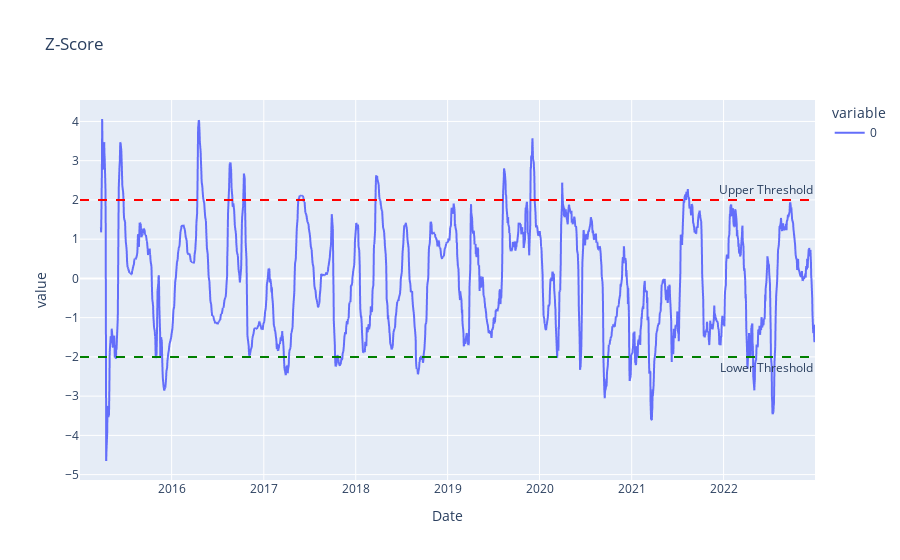

Notebook source saved alongside this figure:
### Code cell
z_score = (rolling_residuals - rolling_residuals.rolling(lookback).mean())/rolling_residuals.rolling(lookback).std()
fig = px.line(z_score, title = "Z-Score")
fig.add_hline(y=k, line_dash="dash", line_color="red", annotation_text="Upper Threshold", annotation_position="top right")
fig.add_hline(y=-k, line_dash="dash", line_color="green", annotation_text="Lower Threshold", annotation_position="bottom right")
fig.show()

### Figure 1 — Plotly figure (JSON) as saved in the notebook; plotly's stock layout.template omitted (floating-point values rounded to 4 significant figures; data arrays with more than 128 entries replaced by an {"elided": "..."} marker saying what was removed)
{"data": [{"hovertemplate": "variable=0<br>Date=%{x}<br>value=%{y}<extra></extra>", "legendgroup": "0", "line": {"color": "#636efa", "dash": "solid"}, "marker": {"symbol": "circle"}, "mode": "lines", "name": "0", "showlegend": true, "type": "scattergl", "x": {"elided": "1994 str values"}, "xaxis": "x", "y": {"elided": "1994 float values"}, "yaxis": "y"}], "layout": {"annotations": [{"showarrow": false, "text": "Upper Threshold", "x": 1, "xanchor": "right", "xref": "x domain", "y": 2, "yanchor": "bottom", "yref": "y"}, {"showarrow": false, "text": "Lower Threshold", "x": 1, "xanchor": "right", "xref": "x domain", "y": -2, "yanchor": "top", "yref": "y"}], "legend": {"title": {"text": "variable"}, "tracegroupgap": 0}, "shapes": [{"line": {"color": "red", "dash": "dash"}, "type": "line", "x0": 0, "x1": 1, "xref": "x domain", "y0": 2, "y1": 2, "yref": "y"}, {"line": {"color": "green", "dash": "dash"}, "type": "line", "x0": 0, "x1": 1, "xref": "x domain", "y0": -2, "y1": -2, "yref": "y"}], "title": {"text": "Z-Score"}, "xaxis": {"anchor": "y", "domain": [0, 1], "title": {"text": "Date"}}, "yaxis": {"anchor": "x", "domain": [0, 1], "title": {"text": "value"}}}}
